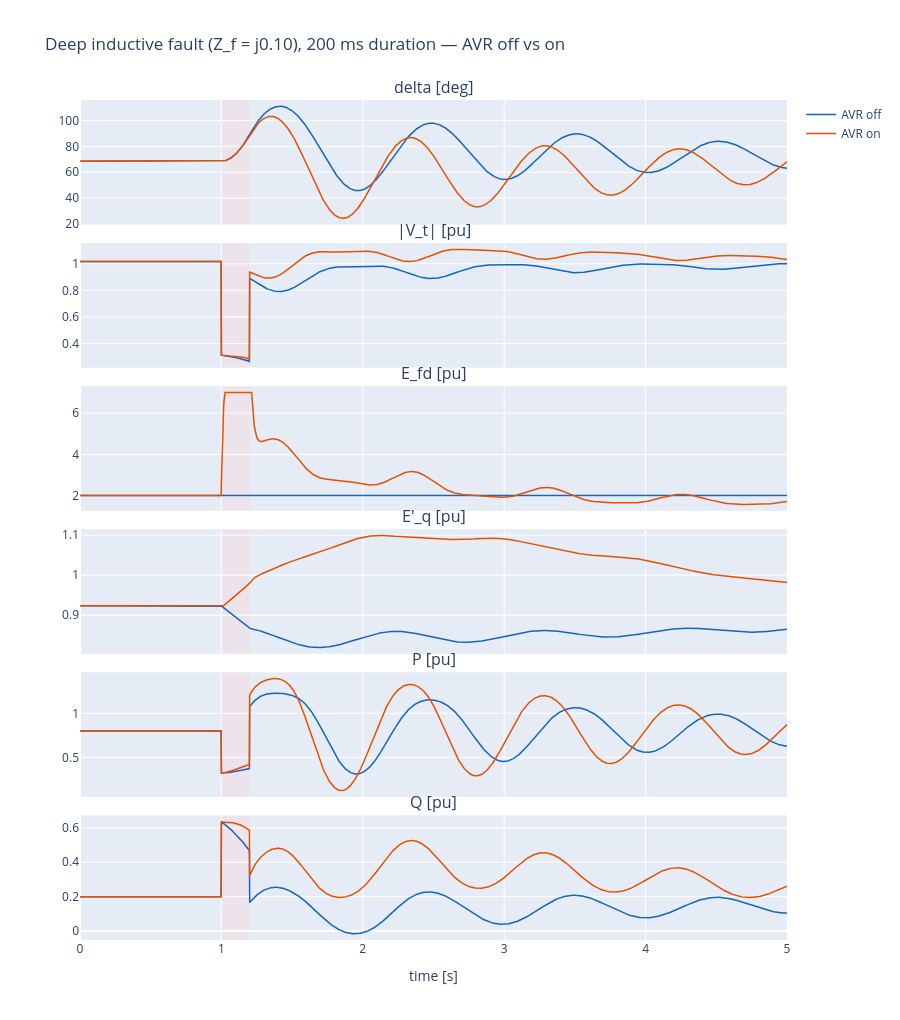

Notebook source saved alongside this figure:
### Markdown cell above
## 7. Headline plot 2 — deep fault, AVR on vs AVR off

Same disturbance as Phase 1 and Phase 2.0: $Z_f = j0.10$ pu at the
gen bus, 200 ms duration, cleared without isolation.  We run it
twice — once with bare GENROU (no AVR, `E_fd` held constant), once
with GENROU + ST1A — and overlay.

What to look for:

- **During the fault**, `|V_t|` collapses to ~0.28 pu.  In the AVR-on
  case `V_c` follows it down → error grows → `E_fd` ramps to the
  $V_\text{rmax} = 7$ ceiling and *hits it*.  In the AVR-off case
  `E_fd` is flat at its initial 2.03 pu.
- **The big payoff**: with `E_fd` at 7 pu the rotor field flux
  `E'_q` is being driven *back up* even while the fault is sagging
  it.  AVR-off `E'_q` nadir is ~0.81 pu (sag of ~0.11); AVR-on
  `E'_q` nadir is essentially at the pre-fault value of ~0.92 pu —
  the AVR cancels the sag entirely on this timescale.
- **Note on rotor peak**: at this *sub-critical* clearing time
  (200 ms, below both CCTs), the AVR-on rotor actually *peaks
  higher* than the AVR-off rotor (~120° vs ~114°).  This is not a
  bug — with the rotor flux preserved during the fault, more
  synchronising power becomes available *post-fault*, the new
  equilibrium angle is slightly farther out, and the rotor
  overshoots farther on its way there.  The payoff is in §8:
  the AVR-on case stays *stable* at clearing times where the
  AVR-off case loses synchronism.

### Code cell
# Run AVR-off (bare GENROU).
g_off = GENROU(D=3.0)
n_off = Network(R=R_line, X=X_line, V_slack_mag=abs(V_inf))
fault_off = three_phase_fault_schedule(1.0, 1.20, 0 + 0.10j)
res_off = run_smib_genrou(g_off, n_off, t_end=5.0, h=2e-3,
                          scenarios=[fault_off], init_V=V1, init_S=S)

# Run AVR-on (GENROU + ST1A).
g_on = GENROU(D=3.0); avr_on = ST1A()
n_on = Network(R=R_line, X=X_line, V_slack_mag=abs(V_inf))
fault_on = three_phase_fault_schedule(1.0, 1.20, 0 + 0.10j)
res_on = run_smib_genrou_avr(g_on, avr_on, n_on, t_end=5.0, h=2e-3,
                             scenarios=[fault_on], init_V=V1, init_S=S)

panels = [
    ('delta [deg]', lambda r: np.degrees(r.traces['delta'])),
    ('|V_t| [pu]',  lambda r: r.traces['|V|']),
    ('E_fd [pu]',   lambda r: r.traces['Efd']),
    ("E'_q [pu]",   lambda r: r.traces['Eqp']),
    ('P [pu]',      lambda r: r.traces['P']),
    ('Q [pu]',      lambda r: r.traces['Q']),
]
fig = make_subplots(rows=len(panels), cols=1, shared_xaxes=True,
                    vertical_spacing=0.022,
                    subplot_titles=[p[0] for p in panels])
for i, (label, fn) in enumerate(panels, start=1):
    fig.add_trace(go.Scatter(x=res_off.t, y=fn(res_off), name='AVR off',
                             line=dict(color='#1565C0', width=1.5),
                             showlegend=(i==1)), row=i, col=1)
    fig.add_trace(go.Scatter(x=res_on.t, y=fn(res_on), name='AVR on',
                             line=dict(color='#E65100', width=1.5),
                             showlegend=(i==1)), row=i, col=1)
    fig.add_vrect(x0=1.0, x1=1.20, fillcolor='#FFCDD2', opacity=0.3,
                  layer='below', line_width=0, row=i, col=1)
fig.update_xaxes(title_text='time [s]', row=len(panels), col=1)
fig.update_layout(height=170 * len(panels), width=900,
                  title='Deep inductive fault (Z_f = j0.10), 200 ms duration — AVR off vs on')
fig.show()

i_pre = 0
i_fault_start = int(res_on.t.searchsorted(1.0))
i_fault_end = int(res_on.t.searchsorted(1.20))
i_clear_plus_500 = int(res_on.t.searchsorted(1.70))
print(f'\\nDeep-fault headline numbers (t_clear = 200 ms):')
print(f'  Pre-fault E_fd   : {res_on.traces["Efd"][i_pre]:.4f} pu')
print(f'  Peak E_fd (AVR on, during fault): '
      f'{res_on.traces["Efd"][i_fault_start:i_fault_end+1].max():.4f} pu  '
      f'(hits V_rmax = {avr_on.params["Vrmax"]:.1f})')
print(f'  Peak |V_t| recovery time (AVR off vs on) — visually inspect plot.')
print(f"  Peak rotor angle  AVR off: "
      f'{np.degrees(res_off.traces["delta"].max()):.2f} deg')
print(f"  Peak rotor angle  AVR on : "
      f'{np.degrees(res_on.traces["delta"].max()):.2f} deg')
print(f"  E'_q nadir AVR off: {res_off.traces['Eqp'].min():.4f} pu")
print(f"  E'_q nadir AVR on : {res_on.traces['Eqp'].min():.4f} pu  "
      f'(less sag because E_fd pushed it back up)')

### Figure 1 — Plotly figure (JSON) as saved in the notebook; plotly's stock layout.template omitted (floating-point values rounded to 4 significant figures; data arrays with more than 128 entries replaced by an {"elided": "..."} marker saying what was removed)
{"data": [{"line": {"color": "#1565C0", "width": 1.5}, "name": "AVR off", "showlegend": true, "type": "scatter", "x": {"elided": "2501 float values"}, "xaxis": "x", "y": {"elided": "2501 float values"}, "yaxis": "y"}, {"line": {"color": "#E65100", "width": 1.5}, "name": "AVR on", "showlegend": true, "type": "scatter", "x": {"elided": "2501 float values"}, "xaxis": "x", "y": {"elided": "2501 float values"}, "yaxis": "y"}, {"line": {"color": "#1565C0", "width": 1.5}, "name": "AVR off", "showlegend": false, "type": "scatter", "x": {"elided": "2501 float values"}, "xaxis": "x2", "y": {"elided": "2501 float values"}, "yaxis": "y2"}, {"line": {"color": "#E65100", "width": 1.5}, "name": "AVR on", "showlegend": false, "type": "scatter", "x": {"elided": "2501 float values"}, "xaxis": "x2", "y": {"elided": "2501 float values"}, "yaxis": "y2"}, {"line": {"color": "#1565C0", "width": 1.5}, "name": "AVR off", "showlegend": false, "type": "scatter", "x": {"elided": "2501 float values"}, "xaxis": "x3", "y": {"elided": "2501 float values"}, "yaxis": "y3"}, {"line": {"color": "#E65100", "width": 1.5}, "name": "AVR on", "showlegend": false, "type": "scatter", "x": {"elided": "2501 float values"}, "xaxis": "x3", "y": {"elided": "2501 float values"}, "yaxis": "y3"}, {"line": {"color": "#1565C0", "width": 1.5}, "name": "AVR off", "showlegend": false, "type": "scatter", "x": {"elided": "2501 float values"}, "xaxis": "x4", "y": {"elided": "2501 float values"}, "yaxis": "y4"}, {"line": {"color": "#E65100", "width": 1.5}, "name": "AVR on", "showlegend": false, "type": "scatter", "x": {"elided": "2501 float values"}, "xaxis": "x4", "y": {"elided": "2501 float values"}, "yaxis": "y4"}, {"line": {"color": "#1565C0", "width": 1.5}, "name": "AVR off", "showlegend": false, "type": "scatter", "x": {"elided": "2501 float values"}, "xaxis": "x5", "y": {"elided": "2501 float values"}, "yaxis": "y5"}, {"line": {"color": "#E65100", "width": 1.5}, "name": "AVR on", "showlegend": false, "type": "scatter", "x": {"elided": "2501 float values"}, "xaxis": "x5", "y": {"elided": "2501 float values"}, "yaxis": "y5"}, {"line": {"color": "#1565C0", "width": 1.5}, "name": "AVR off", "showlegend": false, "type": "scatter", "x": {"elided": "2501 float values"}, "xaxis": "x6", "y": {"elided": "2501 float values"}, "yaxis": "y6"}, {"line": {"color": "#E65100", "width": 1.5}, "name": "AVR on", "showlegend": false, "type": "scatter", "x": {"elided": "2501 float values"}, "xaxis": "x6", "y": {"elided": "2501 float values"}, "yaxis": "y6"}], "layout": {"annotations": [{"font": {"size": 16}, "showarrow": false, "text": "delta [deg]", "x": 0.5, "xanchor": "center", "xref": "paper", "y": 1.0, "yanchor": "bottom", "yref": "paper"}, {"font": {"size": 16}, "showarrow": false, "text": "|V_t| [pu]", "x": 0.5, "xanchor": "center", "xref": "paper", "y": 0.8297, "yanchor": "bottom", "yref": "paper"}, {"font": {"size": 16}, "showarrow": false, "text": "E_fd [pu]", "x": 0.5, "xanchor": "center", "xref": "paper", "y": 0.6593, "yanchor": "bottom", "yref": "paper"}, {"font": {"size": 16}, "showarrow": false, "text": "E'_q [pu]", "x": 0.5, "xanchor": "center", "xref": "paper", "y": 0.489, "yanchor": "bottom", "yref": "paper"}, {"font": {"size": 16}, "showarrow": false, "text": "P [pu]", "x": 0.5, "xanchor": "center", "xref": "paper", "y": 0.3187, "yanchor": "bottom", "yref": "paper"}, {"font": {"size": 16}, "showarrow": false, "text": "Q [pu]", "x": 0.5, "xanchor": "center", "xref": "paper", "y": 0.1483, "yanchor": "bottom", "yref": "paper"}], "height": 1020, "shapes": [{"fillcolor": "#FFCDD2", "layer": "below", "line": {"width": 0}, "opacity": 0.3, "type": "rect", "x0": 1.0, "x1": 1.2, "xref": "x", "y0": 0, "y1": 1, "yref": "y domain"}, {"fillcolor": "#FFCDD2", "layer": "below", "line": {"width": 0}, "opacity": 0.3, "type": "rect", "x0": 1.0, "x1": 1.2, "xref": "x2", "y0": 0, "y1": 1, "yref": "y2 domain"}, {"fillcolor": "#FFCDD2", "layer": "below", "line": {"width": 0}, "opacity": 0.3, "type": "rect", "x0": 1.0, "x1": 1.2, "xref": "x3", "y0": 0, "y1": 1, "yref": "y3 domain"}, {"fillcolor": "#FFCDD2", "layer": "below", "line": {"width": 0}, "opacity": 0.3, "type": "rect", "x0": 1.0, "x1": 1.2, "xref": "x4", "y0": 0, "y1": 1, "yref": "y4 domain"}, {"fillcolor": "#FFCDD2", "layer": "below", "line": {"width": 0}, "opacity": 0.3, "type": "rect", "x0": 1.0, "x1": 1.2, "xref": "x5", "y0": 0, "y1": 1, "yref": "y5 domain"}, {"fillcolor": "#FFCDD2", "layer": "below", "line": {"width": 0}, "opacity": 0.3, "type": "rect", "x0": 1.0, "x1": 1.2, "xref": "x6", "y0": 0, "y1": 1, "yref": "y6 domain"}], "title": {"text": "Deep inductive fault (Z_f = j0.10), 200 ms duration — AVR off vs on"}, "width": 900, "xaxis": {"anchor": "y", "domain": [0.0, 1.0], "matches": "x6", "showticklabels": false}, "xaxis2": {"anchor": "y2", "domain": [0.0, 1.0], "matches": "x6", "showticklabels": false}, "xaxis3": {"anchor": "y3", "domain": [0.0, 1.0], "matches": "x6", "showticklabels": false}, "xaxis4": {"anchor": "y4", "domain": [0.0, 1.0], "matches": "x6", "showticklabels": false}, "xaxis5": {"anchor": "y5", "domain": [0.0, 1.0], "matches": "x6", "showticklabels": false}, "xaxis6": {"anchor": "y6", "domain": [0.0, 1.0], "title": {"text": "time [s]"}}, "yaxis": {"anchor": "x", "domain": [0.8517, 1.0]}, "yaxis2": {"anchor": "x2", "domain": [0.6813, 0.8297]}, "yaxis3": {"anchor": "x3", "domain": [0.511, 0.6593]}, "yaxis4": {"anchor": "x4", "domain": [0.3407, 0.489]}, "yaxis5": {"anchor": "x5", "domain": [0.1703, 0.3187]}, "yaxis6": {"anchor": "x6", "domain": [0.0, 0.1483]}}}
